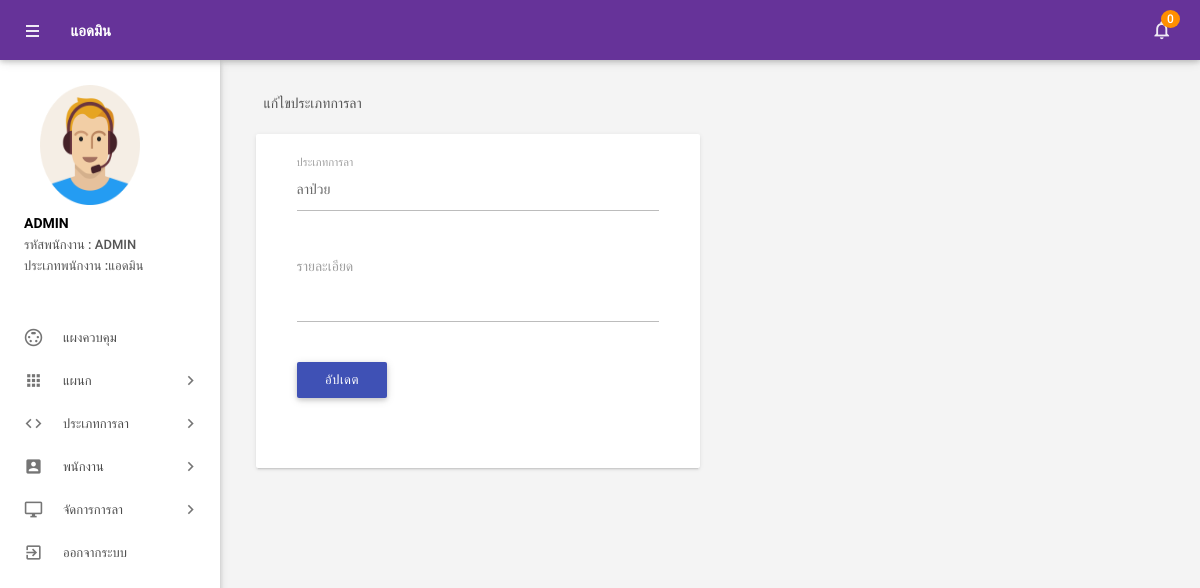
/admin/editleavetype.php?lid=5 (signed in), run on the app's committed database.
### tables this page shows
CREATE TABLE `picture` (
  `id` int(11) NOT NULL,
  `path` text NOT NULL,
  `eid` int(11) NOT NULL
);

CREATE TABLE `tblemployees` (
  `id` int(11) NOT NULL,
  `EmpId` varchar(100) NOT NULL,
  `Prefix` varchar(100) NOT NULL,
  `FirstName` varchar(150) NOT NULL,
  `LastName` varchar(150) NOT NULL,
  `EmailId` varchar(200) NOT NULL,
  `Password` varchar(180) NOT NULL,
  `Gender` enum('ชาย','หญิง','อื่นๆ') NOT NULL,
  `Dob` varchar(100) NOT NULL,
  `Department` varchar(255) NOT NULL,
  `Address` varchar(255) NOT NULL,
  `provinces` varchar(200) NOT NULL,
  `amphures` varchar(100) NOT NULL,
  `districts` varchar(150) NOT NULL,
  `zip_code` text NOT NULL,
  `Phonenumber` char(11) NOT NULL,
  `Status` int(1) NOT NULL,
  `Type_Employee` enum('พนักงานทั่วไป','แอดมิน') NOT NULL,
  `RegDate` timestamp NOT NULL DEFAULT current_timestamp()
);

CREATE TABLE `tblleavetype` (
  `id` int(11) NOT NULL,
  `LeaveType` varchar(200) DEFAULT NULL,
  `Description` mediumtext DEFAULT NULL,
  `CreationDate` timestamp NOT NULL DEFAULT current_timestamp()
);

### admin/editleavetype.php (the view, shortened to what this page needs)
<?php
include('includes/config.php');
if (strlen($_SESSION['alogin']) == 0) {
    header('location:index.php');
} else {
?>
    <!DOCTYPE html>
    <html lang="th">
    <head>
        <link type="text/css" rel="stylesheet" href="../assets/plugins/materialize/css/materialize.min.css" />
        <link href="../assets/plugins/material-preloader/css/materialPreloader.min.css" rel="stylesheet">
        <link href="../assets/css/alpha.min.css" rel="stylesheet" type="text/css" />
        <link href="../assets/css/custom.css" rel="stylesheet" type="text/css" />
    </head>
    <body>
        <?php include('includes/header.php'); ?>
        <?php include('includes/sidebar.php'); ?>
        <main class="mn-inner">
            <div class="row">
                <div class="col s12">
                    <div class="page-title">แก้ไขประเภทการลา</div>
                </div>
                <div class="col s12 m12 l6">
                    <div class="card">
                        <div class="card-content">
                            <div class="row">
                                <form class="col s12" name="chngpwd" method="post">
                                    <?php
                                    $lid = intval($_GET['lid']);
                                    $sql = "SELECT * from tblleavetype where id=:lid";
                                    $query = $dbh->prepare($sql);
                                    $query->bindParam(':lid', $lid, PDO::PARAM_STR);
                                    $query->execute();
                                    $results = $query->fetchAll(PDO::FETCH_OBJ);
                                    if ($query->rowCount() > 0) {
                                        foreach ($results as $result) {               ?>
                                            <div class="row">
                                                <div class="input-field col s12">
                                                    <input id="leavetype" type="text" class="validate" autocomplete="off" name="leavetype" value="<?php echo htmlentities($result->LeaveType); ?>" required>
                                                    <label for="leavetype">ประเภทการลา</label>
                                                </div>
                                                <div class="input-field col s12">
                                                    <textarea id="textarea1" name="description" class="materialize-textarea" name="description" length="500"><?php echo htmlentities($result->Description); ?></textarea>
                                                    <label for="deptshortname">รายละเอียด</label>
                                                </div>
                                        <?php }
                                    } ?>
                                        <div class="input-field col s12">
                                            <button type="submit" name="update" class="waves-effect waves-light btn indigo m-b-xs">อัปเดต</button>
                                        </div>
                                            </div>
                                </form>
                            </div>
                        </div>
                    </div>
                </div>
            </div>
        </main>
        </div>
        <div class="left-sidebar-hover"></div>
    </body>
    </html>
<?php } ?>

### admin/includes/sidebar.php (shortened to what this page needs)
     <aside id="slide-out" class="side-nav white fixed">
         <div class="side-nav-wrapper">
             <div class="sidebar-profile">
                 <div class="sidebar-profile-image">
                     <?php
                        $eid = $_SESSION['eid'];
                        $sql2 = "SELECT * from  tblemployees left join picture on picture.eid = tblemployees.id where tblemployees.id  =:eid order by picture.id desc";
                        $query2 = $dbh->prepare($sql2);
                        $query2->bindParam(':eid', $eid, PDO::PARAM_STR);
                        $query2->execute();
                        $results2 = $query2->fetch(PDO::FETCH_ASSOC);
                        if
                        (!is_null($results2['path'])){
                            $image_src = (isset($_SERVER['HTTPS']) && $_SERVER['HTTPS'] === 'on' ? "https" : "http") . "://$_SERVER[HTTP_HOST]/elms/images/" . $results2['path'];
                        }
                        else{
                            $image_src = (isset($_SERVER['HTTPS']) && $_SERVER['HTTPS'] === 'on' ? "https" : "http") . "://$_SERVER[HTTP_HOST]/elms/images/default.png" ;
                        }
?>
                     <a
                         href="form-images.php?eid=<?= $_SESSION['eid'] ?>&redirecturl=<?=(isset($_SERVER['HTTPS']) && $_SERVER['HTTPS'] === 'on' ? "https" : "http") . "://$_SERVER[HTTP_HOST]$_SERVER[REQUEST_URI]";?>"><img
                             src="<?= $image_src  ?>" alt=""></a>
                 </div>
                 <div class="sidebar-profile-info">
                     <?php
                        $eid = $_SESSION['eid'];
                        $sql = "SELECT FirstName,LastName,EmpId,Type_Employee,Prefix from  tblemployees where id=:eid";
                        $query = $dbh->prepare($sql);
                        $query->bindParam(':eid', $eid, PDO::PARAM_STR);
                        $query->execute();
                        $results = $query->fetchAll(PDO::FETCH_OBJ);
                        if ($query->rowCount() > 0) {
                            foreach ($results as $result) {               ?>
                     <p><?php echo htmlentities($result->Prefix . " " . $result->FirstName . " " . $result->LastName); ?>
                     </p>
                     <span>รหัสพนักงาน : </span><span><?php echo htmlentities($result->EmpId) ?></span> <br>
                     <span>ประเภทพนักงาน :<?php echo htmlentities($result->Type_Employee) ?></span>
                     <?php }
                        } ?>
                 </div>
             </div>
             <ul class="sidebar-menu collapsible collapsible-accordion" data-collapsible="accordion">
                 <li class="no-padding"><a class="waves-effect waves-grey" href="dashboard.php"><i
                             class="material-icons">settings_input_svideo</i>แผงควบคุม</a></li>
                 <li class="no-padding">
                     <a class="collapsible-header waves-effect waves-grey"><i class="material-icons">apps</i>แผนก<i
                             class="nav-drop-icon material-icons">keyboard_arrow_right</i></a>
                 </li>
                 <li class="no-padding">
                     <a class="collapsible-header waves-effect waves-grey"><i
                             class="material-icons">code</i>ประเภทการลา<i
                             class="nav-drop-icon material-icons">keyboard_arrow_right</i></a>
                 </li>
                 <li class="no-padding">
                     <a class="collapsible-header waves-effect waves-grey"><i
                             class="material-icons">account_box</i>พนักงาน<i
                             class="nav-drop-icon material-icons">keyboard_arrow_right</i></a>
                 </li>
                 <li class="no-padding">
                     <a class="collapsible-header waves-effect waves-grey"><i
                             class="material-icons">desktop_windows</i>จัดการการลา<i
                             class="nav-drop-icon material-icons">keyboard_arrow_right</i></a>
                 </li>
                 <li class="no-padding">
                     <a class="waves-effect waves-grey" href="logout.php"><i
                             class="material-icons">exit_to_app</i>ออกจากระบบ</a>
                 </li>
             </ul>
         </div>
     </aside>

### data on the page
picture: path (placeholder picture)
tblemployees: Prefix+FirstName+LastName "ADMIN", EmpId "ADMIN", Type_Employee "แอดมิน"
tblleavetype: leavetype "ลาป่วย"

### other printed values
$unreadcount "0"
